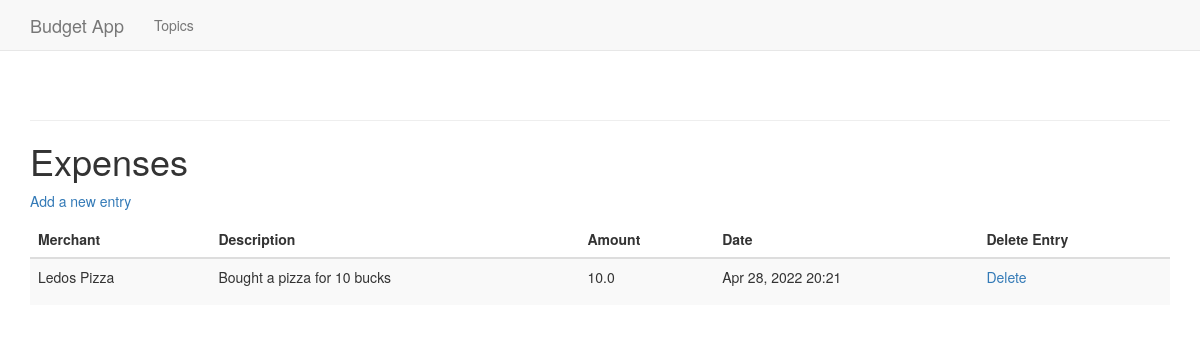
Before: /transactions/2/ with the older database file.
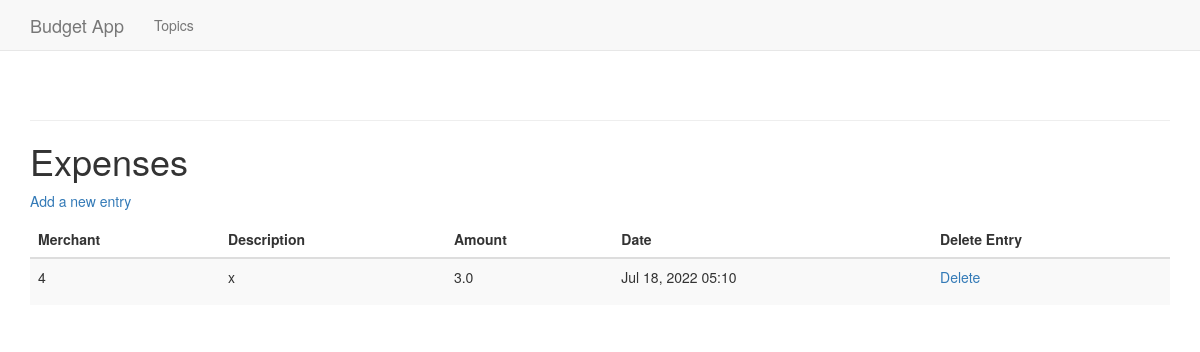
After: the same page with the newer database file.
### budget_app/models.py (models this page shows, shortened)
class Transaction(models.Model):
    TransactionType = models.CharField(max_length=200)
    date_added = models.DateTimeField(auto_now_add=True)
    def __str__(self):
        return (self.TransactionType)

class Entry(models.Model):
    transaction = models.ForeignKey(Transaction, on_delete=models.CASCADE)
    merchant = models.CharField(max_length=200)
    description = models.TextField()
    transaction_amount = models.FloatField(max_length=10)
    date_added = models.DateTimeField(auto_now_add=True)
    class Meta:
        verbose_name_plural = 'entries'

### budget_app/views.py (the view)
# urls.py: path('transactions/<int:transaction_id>/', views.transaction, name='transaction'),
def transaction(request, transaction_id):
    transaction = Transaction.objects.get(id=transaction_id)
    entries = transaction.entry_set.order_by('-date_added')
    context = {'transaction': transaction, 'entries': entries}
    return render(request, 'budget_app/transaction.html', context)

### budget_app/templates/budget_app/transaction.html (shortened to what this page needs)
{% extends 'budget_app/base.html' %}
{% block content %}
<h1> {{transaction}}</h1>
<a href="{% url 'budget_app:new_entry' transaction.id%}">Add a new entry</a>
<table class ="table table-striped">
    <thead>
        <tr>
            <th>Merchant</th>
            <th>Description</th>
            <th>Amount</th>
            <th>Date</th>
            <th>Delete Entry</th>
        </tr>
    </thead>
<ul>
    <tbody>
    {% for entry in entries %}
        <tr>
            <td>{{ entry.merchant|linebreaks }}</td>
            <td>{{ entry.description|linebreaks }}</td>
            <td>{{ entry.transaction_amount|linebreaks }}</td>
            <td>{{ entry.date_added|date:'M d, Y H:i' }}</td>
            <td><a href="{% url 'budget_app:delete_entry' entry.id %}">Delete</a></td>
        </tr>
    {% empty %}
        <li>
            There are not entries for this topic yet.
        </li>
{% endfor %}
    </tbody>
</table>
{% endblock content %}

### budget_app/templates/budget_app/base.html (shortened to what this page needs)
{% load bootstrap3 %}
<!DOCTYPE html>
<html lang="en">
<head>
{% bootstrap_css %}
</head>
<body>
    <nav class="navbar navbar-default navbar-static-top">
    <div class="container">
    <div class="navbar-header">
    <a class="navbar-brand" href="{% url 'budget_app:index' %}">Budget App</a>
</div>
<div id="navbar" class="navbar-collapse collapse">
<ul class="nav navbar-nav">
    <ul class="nav navbar-nav">
        <li><a href="{% url 'budget_app:transactions' %}">Topics</a></li>
        </ul>
        </div>
        </div>
        </nav>
        <div class="container">
            <div class="page-header">
            </div>
            <div>
            {% block content %}{% endblock content %}
            </div>
            </div>
              </body>
            </html>

Changed rows visible on the page:
removed Entry: merchant "Ledos Pizza", description "Bought a pizza for 10 bucks", transaction_amount "10.0", date_added "Apr 28, 2022 20:21"
added Entry: merchant "4", description "x", transaction_amount "3.0", date_added "Jul 18, 2022 05:10"
